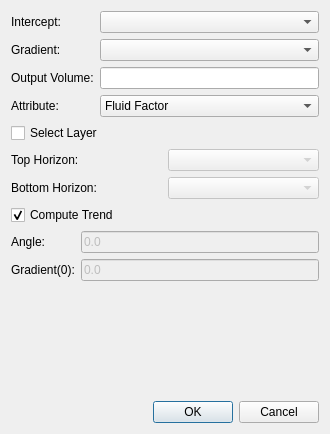
<?xml version="1.0" encoding="UTF-8"?>
<ui version="4.0">
 <class>TrendBasedAttributeVolumesDialog</class>
 <widget class="QDialog" name="TrendBasedAttributeVolumesDialog">
  <property name="geometry">
   <rect>
    <x>0</x>
    <y>0</y>
    <width>330</width>
    <height>434</height>
   </rect>
  </property>
  <property name="windowTitle">
   <string>Trend Based Attributes</string>
  </property>
  <layout class="QVBoxLayout" name="verticalLayout">
   <item>
    <layout class="QGridLayout" name="gridLayout">
     <item row="0" column="0">
      <widget class="QLabel" name="label_2">
       <property name="text">
        <string>Intercept:</string>
       </property>
      </widget>
     </item>
     <item row="0" column="1">
      <widget class="QComboBox" name="cbIntercept">
       <property name="minimumSize">
        <size>
         <width>200</width>
         <height>0</height>
        </size>
       </property>
      </widget>
     </item>
     <item row="1" column="0">
      <widget class="QLabel" name="label_3">
       <property name="text">
        <string>Gradient:</string>
       </property>
      </widget>
     </item>
     <item row="1" column="1">
      <widget class="QComboBox" name="cbGradient"/>
     </item>
     <item row="2" column="0">
      <widget class="QLabel" name="label_6">
       <property name="text">
        <string>Output Volume:</string>
       </property>
      </widget>
     </item>
     <item row="2" column="1">
      <widget class="QLineEdit" name="leOutput"/>
     </item>
     <item row="3" column="0">
      <widget class="QLabel" name="label">
       <property name="text">
        <string>Attribute:</string>
       </property>
      </widget>
     </item>
     <item row="3" column="1">
      <widget class="QComboBox" name="cbType">
       <item>
        <property name="text">
         <string>Fluid Factor</string>
        </property>
       </item>
       <item>
        <property name="text">
         <string>Lithology Factor</string>
        </property>
       </item>
       <item>
        <property name="text">
         <string>Porosity Factor</string>
        </property>
       </item>
       <item>
        <property name="text">
         <string>AVO Class</string>
        </property>
       </item>
      </widget>
     </item>
    </layout>
   </item>
   <item>
    <layout class="QGridLayout" name="gridLayout_3">
     <item row="0" column="0" colspan="2">
      <widget class="QCheckBox" name="cbSelectLayer">
       <property name="text">
        <string>Select Layer</string>
       </property>
      </widget>
     </item>
     <item row="1" column="0">
      <widget class="QLabel" name="label_7">
       <property name="text">
        <string>Top Horizon:</string>
       </property>
      </widget>
     </item>
     <item row="1" column="1">
      <widget class="QComboBox" name="cbTop">
       <property name="enabled">
        <bool>false</bool>
       </property>
      </widget>
     </item>
     <item row="2" column="0">
      <widget class="QLabel" name="label_8">
       <property name="text">
        <string>Bottom Horizon:</string>
       </property>
      </widget>
     </item>
     <item row="2" column="1">
      <widget class="QComboBox" name="cbBottom">
       <property name="enabled">
        <bool>false</bool>
       </property>
      </widget>
     </item>
    </layout>
   </item>
   <item>
    <layout class="QGridLayout" name="gridLayout_2">
     <item row="0" column="0" colspan="2">
      <widget class="QCheckBox" name="cbComputeTrend">
       <property name="text">
        <string>Compute Trend</string>
       </property>
       <property name="checked">
        <bool>true</bool>
       </property>
      </widget>
     </item>
     <item row="1" column="0">
      <widget class="QLabel" name="label_4">
       <property name="text">
        <string>Angle:</string>
       </property>
      </widget>
     </item>
     <item row="1" column="1">
      <widget class="QLineEdit" name="leTrendAngle">
       <property name="enabled">
        <bool>false</bool>
       </property>
       <property name="text">
        <string>0.0</string>
       </property>
      </widget>
     </item>
     <item row="2" column="0">
      <widget class="QLabel" name="label_5">
       <property name="text">
        <string>Gradient(0):</string>
       </property>
      </widget>
     </item>
     <item row="2" column="1">
      <widget class="QLineEdit" name="leTrendIntercept">
       <property name="enabled">
        <bool>false</bool>
       </property>
       <property name="text">
        <string>0.0</string>
       </property>
      </widget>
     </item>
    </layout>
   </item>
   <item>
    <spacer name="verticalSpacer">
     <property name="orientation">
      <enum>Qt::Vertical</enum>
     </property>
     <property name="sizeHint" stdset="0">
      <size>
       <width>20</width>
       <height>40</height>
      </size>
     </property>
    </spacer>
   </item>
   <item>
    <widget class="QDialogButtonBox" name="buttonBox">
     <property name="orientation">
      <enum>Qt::Horizontal</enum>
     </property>
     <property name="standardButtons">
      <set>QDialogButtonBox::Cancel|QDialogButtonBox::Ok</set>
     </property>
    </widget>
   </item>
  </layout>
 </widget>
 <resources/>
 <connections>
  <connection>
   <sender>buttonBox</sender>
   <signal>accepted()</signal>
   <receiver>TrendBasedAttributeVolumesDialog</receiver>
   <slot>accept()</slot>
   <hints>
    <hint type="sourcelabel">
     <x>248</x>
     <y>254</y>
    </hint>
    <hint type="destinationlabel">
     <x>157</x>
     <y>274</y>
    </hint>
   </hints>
  </connection>
  <connection>
   <sender>buttonBox</sender>
   <signal>rejected()</signal>
   <receiver>TrendBasedAttributeVolumesDialog</receiver>
   <slot>reject()</slot>
   <hints>
    <hint type="sourcelabel">
     <x>316</x>
     <y>260</y>
    </hint>
    <hint type="destinationlabel">
     <x>286</x>
     <y>274</y>
    </hint>
   </hints>
  </connection>
  <connection>
   <sender>cbComputeTrend</sender>
   <signal>toggled(bool)</signal>
   <receiver>leTrendAngle</receiver>
   <slot>setDisabled(bool)</slot>
   <hints>
    <hint type="sourcelabel">
     <x>111</x>
     <y>131</y>
    </hint>
    <hint type="destinationlabel">
     <x>134</x>
     <y>166</y>
    </hint>
   </hints>
  </connection>
  <connection>
   <sender>cbComputeTrend</sender>
   <signal>toggled(bool)</signal>
   <receiver>leTrendIntercept</receiver>
   <slot>setDisabled(bool)</slot>
   <hints>
    <hint type="sourcelabel">
     <x>127</x>
     <y>133</y>
    </hint>
    <hint type="destinationlabel">
     <x>170</x>
     <y>205</y>
    </hint>
   </hints>
  </connection>
  <connection>
   <sender>cbSelectLayer</sender>
   <signal>toggled(bool)</signal>
   <receiver>cbTop</receiver>
   <slot>setEnabled(bool)</slot>
   <hints>
    <hint type="sourcelabel">
     <x>150</x>
     <y>160</y>
    </hint>
    <hint type="destinationlabel">
     <x>222</x>
     <y>193</y>
    </hint>
   </hints>
  </connection>
  <connection>
   <sender>cbSelectLayer</sender>
   <signal>toggled(bool)</signal>
   <receiver>cbBottom</receiver>
   <slot>setEnabled(bool)</slot>
   <hints>
    <hint type="sourcelabel">
     <x>150</x>
     <y>160</y>
    </hint>
    <hint type="destinationlabel">
     <x>222</x>
     <y>227</y>
    </hint>
   </hints>
  </connection>
 </connections>
</ui>
